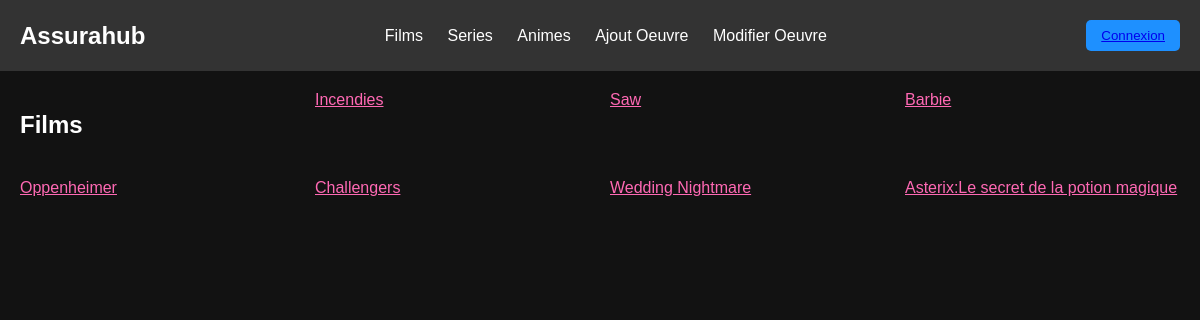
The page /View/films.php on the database its author committed.
### tables this page shows
create table OeuvreCinematographique (
codifOC int AUTO_INCREMENT, 
titreOriginal VARCHAR(250) NOT NULL,
titreFrancais VARCHAR(250) NOT NULL,
anneeSortie int NOT NULL,
resume VARCHAR(1000),
nbEpisode int NOT NULL,
codRea int NOT NULL,
classOC int NOT NULL,
codGenre int NOT NULL,
CONSTRAINT OeuvreCinematographique_pk primary key (codifOC),
CONSTRAINT OeuvreCinematographique_Realisateur_fk FOREIGN key (codRea) REFERENCES Realisateur (codRea),
CONSTRAINT OeuvreCinematographique_Classification_fk FOREIGN key (classOC) REFERENCES Classification (classOC),
CONSTRAINT OeuvreCinematographique_Genre_fk FOREIGN key (codGenre) REFERENCES  Genre (codGenre));

### Model/DAO/OeuvreCinematographiqueDAO.php (the view, shortened to what this page needs)
<?php
class OeuvreCinematographiqueDAO {
    private $bdd;
    public function __construct(\PDO $bdd) {
        $this->bdd = $bdd;
    }
    public  function affichagefilm(){
        $sql= "SELECT classOC FROM Classification where libclaOC = 'Film'";
        try {
            $resultatclass = $this->bdd->query($sql);
        } catch (PDOException $e) {
            die($e->getMessage());
        }
        $classfilm = $resultatclass->fetch(\PDO::FETCH_ASSOC);
        $classfilmint = intval($classfilm['classOC']);
        $sql= "SELECT codifOC, titreOriginal FROM OeuvreCinematographique where classOC = ". $classfilmint . ";";
        try {
            $resultat = $this->bdd->query($sql);
        } catch (PDOException $e) {
            die($e->getMessage());
        }
        $result = $resultat->fetchAll(\PDO::FETCH_ASSOC);
        $filmacceuil = [];
        foreach ($result as $acceuil){
            $filmacceuil[] = new Filmacceuil(
                $acceuil['codifOC'],
                $acceuil['titreOriginal'],
            );
        }
        $liendetail = "detailoeuvre.php";
        foreach ($result as $acceuil) {
            echo "<div class='film-list'>";
            echo "<a href = '$liendetail' class ='film'  >" .$acceuil['titreOriginal'] ." </a href>";
            echo "</div>";
        }
        return $filmacceuil;
    }
}

### View/assets/style.css (style rules this page uses)
body { background-color: #121212; color: #FFFFFF; font-family: Arial, sans-serif; margin: 0; padding: 0; }
.film { color: hotpink; }

### rows shown on the page
oeuvrecinematographique: titreOriginal "Incendies"
oeuvrecinematographique: titreOriginal "Saw"
oeuvrecinematographique: titreOriginal "Barbie"
oeuvrecinematographique: titreOriginal "Oppenheimer"
oeuvrecinematographique: titreOriginal "Challengers"
oeuvrecinematographique: titreOriginal "Wedding Nightmare"
oeuvrecinematographique: titreOriginal "Asterix:Le secret de la potion magique"
